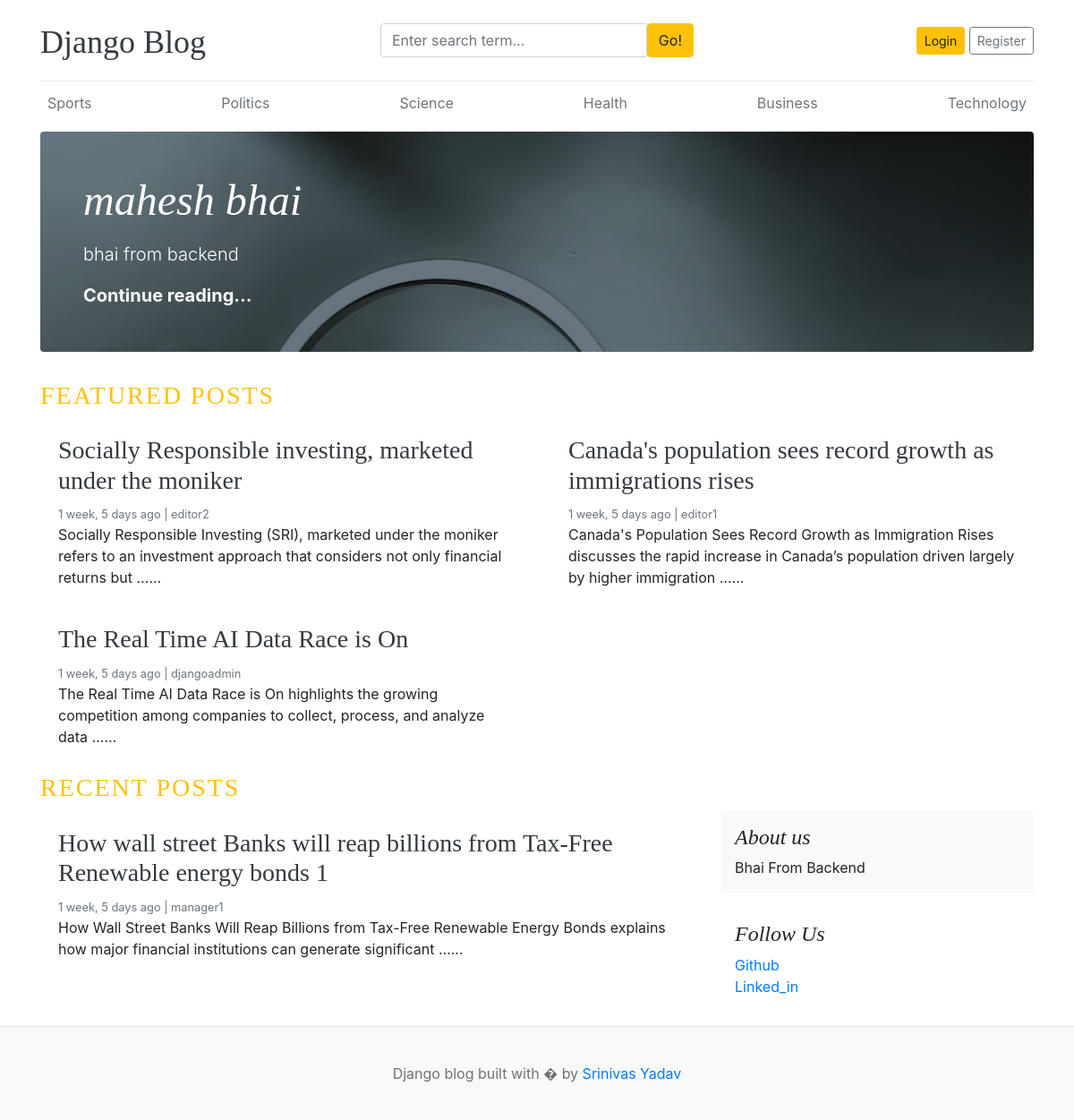
The page / on the database its author committed.
### blogs/models.py (models this page shows, shortened)
class Category(models.Model):
    category_name = models.CharField(max_length=50, unique=True)
    created_at=models.DateTimeField(auto_now_add=True)
    updated_at=models.DateTimeField(auto_now=True)
    class Meta:
        verbose_name_plural = 'Categories'

class Blog(models.Model):
    title = models.CharField(max_length=100)
    slug = models.SlugField(max_length=100, unique=True, blank=False)
    category = models.ForeignKey(Category, on_delete=models.CASCADE)
    author = models.ForeignKey(User, on_delete=models.CASCADE)
    featured_image = models.ImageField(upload_to = '%Y/%m/%d')
    short_description = models.TextField(max_length=500)
    blog_body = models.TextField(max_length=2000)
    status = models.CharField(max_length=20, choices=STATUS_CHOICES, default="Draft")
    is_featured  = models.BooleanField(default=False)
    created_at=models.DateTimeField(auto_now_add=True)
    updated_at=models.DateTimeField(auto_now=True)

### about/models.py (models this page shows, shortened)
class About(models.Model):
    about_heading = models.CharField(max_length=100)
    about_description = models.TextField(max_length=255)
    created_at=models.DateTimeField(auto_now_add=True)
    updated_at=models.DateTimeField(auto_now=True)
    class Meta:
        verbose_name_plural = 'About'

class SocialLink(models.Model):
    platform = models.CharField(max_length=25)
    link = models.URLField(max_length=100)
    created_at=models.DateTimeField(auto_now_add=True)
    updated_at=models.DateTimeField(auto_now=True)
    class Meta:
        verbose_name_plural = 'SocialLink'

### blog_main/views.py (the view)
# urls.py: 2. Add a URL to urlpatterns:  path('', views.home, name='home')
def home(request):
    categories = Category.objects.all()
    featured_posts = Blog.objects.filter(is_featured=True, status='Published').exclude(slug='').order_by('-updated_at')
    posts = Blog.objects.filter(is_featured=False, status='Published').exclude(slug='').order_by('-updated_at')
    try:
        about = About.objects.get()
    except:
        about = None
    context={
        'categories': categories,
        'featured_posts': featured_posts,
        'posts': posts,
        'about': about,
    }
    return render(request,'home.html',context)

### blogs/context_processors.py (called while the page is built)
def get_categories(request):
    categories = Category.objects.all()
    return dict(categories=categories)

def get_social_links(request):
    social_links = SocialLink.objects.all()
    return dict(social_links=social_links)

### templates/home.html
{% extends 'base.html' %}
{% block content %}
{% for post in featured_posts %}
{% if forloop.first %}
<div class="jumbotron p-3 p-md-5 text-white rounded bg-dark"
  style="background-image: url({{ post.featured_image.url }}); background-blend-mode: overlay; background-size:cover;">
  <div class="col-md-8 px-0">
    <h1 class="display-4 font-italic">{{ post.title }}</h1>
    <p class="lead my-3">{{ post.short_description |truncatewords:20 }}</p>
    <p class="lead mb-0"><a href="{% url 'blogs' post.slug %}" class="text-white font-weight-bold">Continue
        reading...</a></p>
  </div>
</div>
{% endif %}
{% endfor %}
<h3 class="text-uppercase text-warning" style="letter-spacing: 2px;">Featured Posts</h3>
<div class="row mb-2">
  {% for post in featured_posts %}
  {% if not forloop.first %}
  <div class="col-md-6">
    <div class="card border-0">
      <div class="card-body">
        <h3><a href="{% url 'blogs' post.slug %}" class="text-dark">{{ post.title }}</a></h3>
        <small class="mb-1 text-muted">{{post.updated_at | timesince}} ago | {{ post.author }}</small>
        <p class="card-text">{{ post.short_description|truncatewords:20 }}...</p>
      </div>
    </div>
  </div>
  {% endif %}
  {% endfor %}
</div>
<h3 class="text-uppercase text-warning" style="letter-spacing: 2px;">Recent Posts</h3>
<main role="main" class="container p-0">
  <div class="row">
    <div class="col-md-8 blog-main">
      {% for post in posts %}
      <div class="card border-0">
        <div class="card-body">
          <h3><a href="{% url 'blogs' post.slug %}" class="text-dark">{{ post.title }}</a></h3>
          <small class="mb-1 text-muted">{{post.updated_at | timesince}} ago | {{ post.author }}</small>
          <p class="card-text">{{ post.short_description|truncatewords:20 }}...</p>
        </div>
      </div>
      {% endfor %}
    </div>
    <aside class="col-md-4 blog-sidebar">
      <div class="p-3 mb-3 bg-light rounded">
        <h4 class="font-italic">{{ about.about_heading }}</h4>
        <p class="mb-0">{{ about.about_description }}</p>
      </div>
      {% if social_links %}
      <div class="p-3">
        <h4 class="font-italic">Follow Us</h4>
        <ol class="list-unstyled">
          {% for link in social_links %}
          <li><a href="{{ link.link }}" target="_blank">{{ link.platform }}</a></li>
          {% endfor %}
        </ol>
      </div>
      {% endif %}
    </aside>
  </div>
</main>
</div>
{% endblock %}

### templates/base.html (shortened to what this page needs)
{% load static %}
<!DOCTYPE html>
<html lang="en">
<head>
  <link href="https://getbootstrap.com/docs/4.0/dist/css/bootstrap.min.css" rel="stylesheet">
  <link href="{% static 'css/blog.css' %}" rel="stylesheet">
  <link rel="stylesheet" href="https://cdnjs.cloudflare.com/ajax/libs/font-awesome/4.7.0/css/font-awesome.min.css">
</head>
<body>
  <div class="container">
    <header class="blog-header py-3">
      <div class="row justify-content-between align-items-center">
        <div class="col-12 col-md-4 pt-1 text-center text-md-left">
          <a class="blog-header-logo text-dark" href="/">Django Blog</a>
        </div>
        <div class="col-12 col-md-4 mt-2 mt-md-0">
          <form action="{% url 'search' %}" method="GET">
            <div class="input-group">
              <input class="form-control" type="text" name="keyword" value="{{ keyword }}"
                placeholder="Enter search term..." aria-label="Enter search term..." aria-describedby="button-search" />
              <button type="submit" class="btn btn-warning" id="button-search" type="button">Go!</button>
            </div>
          </form>
        </div>
        <div class="col-12 col-md-4 d-flex justify-content-center justify-content-md-end mt-2 mt-md-0">
          {% if not user.is_authenticated %}
          <a class="btn btn-sm btn-warning" href="{% url 'login' %}">Login</a> &nbsp;
          <a class="btn btn-sm btn-outline-secondary" href="{% url 'register' %}">Register</a>
          {% else %}
          {% if user.is_staff %}
          <span><a href="{% url 'dashboards' %}">Dashboard</a></span>
          &emsp;
          {% endif %}
          <span><a href="{% url 'logout' %}">Logout</a></span>
          {% endif %}
        </div>
      </div>
    </header>
    <div class="nav-scroller py-1 mb-2">
      <nav class="nav d-flex justify-content-between">
        {% for category in categories %}
        <a class="p-2 text-muted" href="{% url 'posts_by_category' category.id %}">{{ category.category_name }}</a>
        {% endfor %}
      </nav>
    </div>
    {% block content %}
    {% endblock %}
    <footer class="blog-footer">
      <p>Django blog built with � by <a href="#">Srinivas Yadav</a></p>
    </footer>
</body>
</html>

### blog_main/static/css/blog.css (style rules this page uses)
.blog-header { border-bottom: 1px solid #e5e5e5; }
.blog-header-logo { font-family: "Playfair Display", Georgia, "Times New Roman", serif; font-size: 2.25rem; }
h1, h2, h3, h4, h5, h6 { font-family: "Playfair Display", Georgia, "Times New Roman", serif; }
.display-4 { font-size: 2.5rem; }
@media (min-width: 768px) { .display-4 { font-size: 3rem; } }
.blog-footer { padding: 2.5rem 0; color: #727272; text-align: center; background-color: #f9f9f9; border-top: .05rem solid #e5e5e5; }
.blog-footer p:last-child { margin-bottom: 0; }

### rows shown on the page
Category: category_name "Sports"
Category: category_name "Politics"
Category: category_name "Science"
Category: category_name "Health"
Category: category_name "Business"
Category: category_name "Technology"
Blog: featured_image (picture), title "mahesh bhai", short_description "bhai from backend"
Blog: title "Socially Responsible investing, marketed under the moniker", updated_at "1 week, 5 days", author "editor2", short_description "Socially Responsible Investing (SRI), marketed under the moniker refers to an investment approach that considers not only financial returns but …"
Blog: title "Canada's population sees record growth as immigrations rises", updated_at "1 week, 5 days", author "editor1", short_description "Canada's Population Sees Record Growth as Immigration Rises discusses the rapid increase in Canada’s population driven largely by higher immigration …"
Blog: title "The Real Time AI Data Race is On", updated_at "1 week, 5 days", author "djangoadmin", short_description "The Real Time AI Data Race is On highlights the growing competition among companies to collect, process, and analyze data …"
Blog: title "How wall street Banks will reap billions from Tax-Free Renewable energy bonds 1", updated_at "1 week, 5 days", author "manager1", short_description "How Wall Street Banks Will Reap Billions from Tax-Free Renewable Energy Bonds explains how major financial institutions can generate significant …"
About: about_heading "About us", about_description "Bhai From Backend"
SocialLink: platform "Github"
SocialLink: platform "Linked_in"
